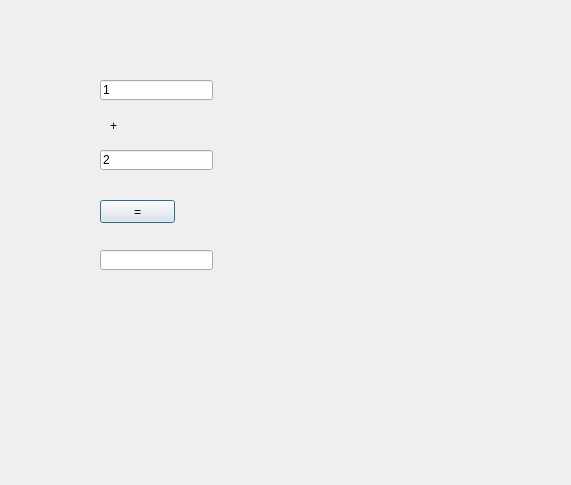
<?xml version="1.0" encoding="UTF-8"?>
<ui version="4.0">
 <class>Dialog</class>
 <widget class="QDialog" name="Dialog">
  <property name="geometry">
   <rect>
    <x>0</x>
    <y>0</y>
    <width>571</width>
    <height>485</height>
   </rect>
  </property>
  <property name="windowTitle">
   <string>Dialog</string>
  </property>
  <widget class="QPushButton" name="pb">
   <property name="geometry">
    <rect>
     <x>100</x>
     <y>200</y>
     <width>75</width>
     <height>23</height>
    </rect>
   </property>
   <property name="text">
    <string>=</string>
   </property>
  </widget>
  <widget class="QLineEdit" name="le1">
   <property name="geometry">
    <rect>
     <x>100</x>
     <y>80</y>
     <width>113</width>
     <height>20</height>
    </rect>
   </property>
   <property name="text">
    <string>1</string>
   </property>
  </widget>
  <widget class="QLineEdit" name="le2">
   <property name="geometry">
    <rect>
     <x>100</x>
     <y>150</y>
     <width>113</width>
     <height>20</height>
    </rect>
   </property>
   <property name="text">
    <string>2</string>
   </property>
  </widget>
  <widget class="QLabel" name="lbl">
   <property name="geometry">
    <rect>
     <x>110</x>
     <y>120</y>
     <width>56</width>
     <height>12</height>
    </rect>
   </property>
   <property name="text">
    <string>+</string>
   </property>
  </widget>
  <widget class="QLineEdit" name="le3">
   <property name="geometry">
    <rect>
     <x>100</x>
     <y>250</y>
     <width>113</width>
     <height>20</height>
    </rect>
   </property>
   <property name="text">
    <string/>
   </property>
  </widget>
 </widget>
 <resources/>
 <connections/>
</ui>
